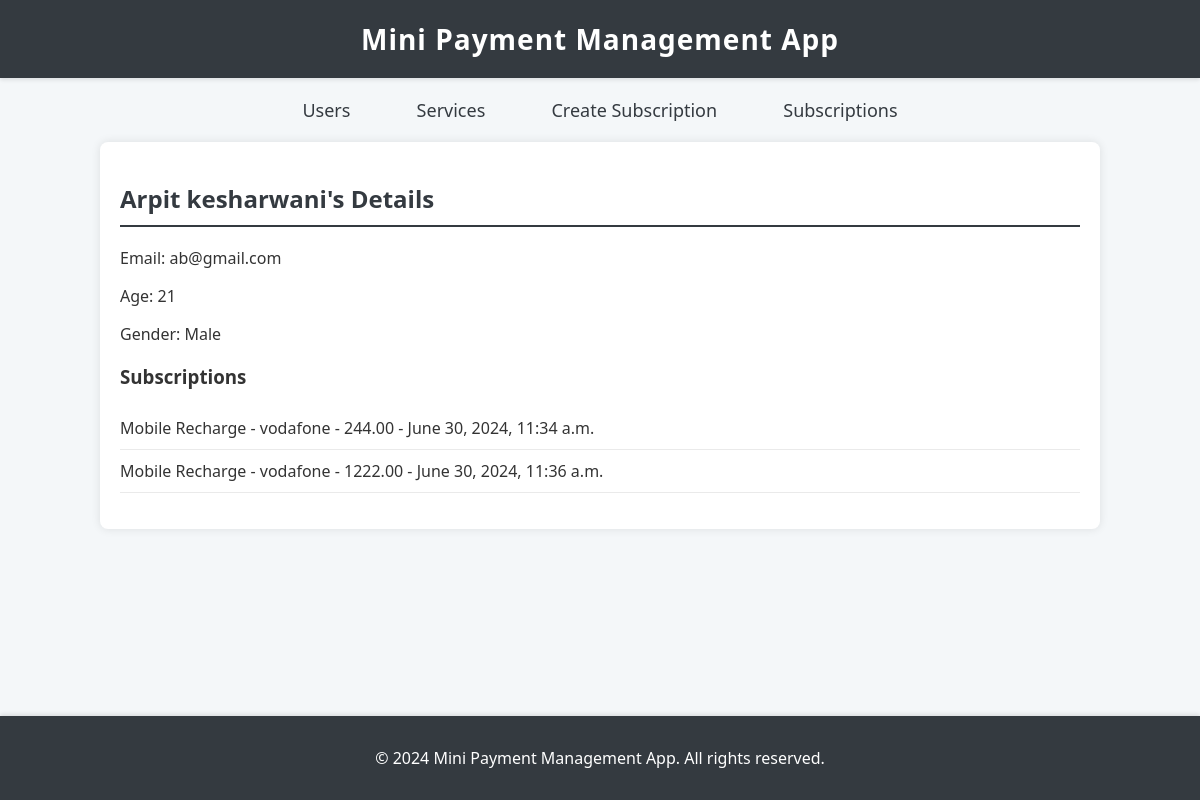
The page /users/1/ on the database its author committed.
### subscriptions/models.py (models this page shows, shortened)
class ServiceUser(models.Model):
    GENDER_CHOICES = [
        ('M', 'Male'),
        ('F', 'Female'),
        ('O', 'Other'),
    ]
    name = models.CharField(max_length=100)
    email = models.EmailField(unique=True)
    age = models.PositiveIntegerField()
    gender = models.CharField(max_length=1, choices=GENDER_CHOICES)

class Subscription(models.Model):
    user = models.ForeignKey(ServiceUser, on_delete=models.CASCADE)
    service = models.ForeignKey(Service, on_delete=models.CASCADE)
    amount = models.DecimalField(max_digits=10, decimal_places=2)
    date_created = models.DateTimeField(auto_now_add=True)
    transaction_id = models.CharField(max_length=20, unique=True)

class Service(models.Model):
    SERVICE_CHOICES = [
        ('MR', 'Mobile Recharge'),
        ('DR', 'DTH Recharge'),
        ('IP', 'Insurance Payment'),
    ]
    PAYMENT_CHOICES = [
        ('UPI', 'UPI'),
        ('IB', 'Internet Banking'),
        ('CP', 'Card Payment'),
    ]
    type = models.CharField(max_length=2, choices=SERVICE_CHOICES, unique=True)
    mode_of_payment = models.CharField(max_length=3, choices=PAYMENT_CHOICES)
    company = models.CharField(max_length=100)
    def __str__(self):
        return f"{self.get_type_display()} - {self.company}"

### subscriptions/views.py (the view)
# urls.py: path('users/<int:pk>/', ServiceUserDetailView.as_view(), name='user_detail'),
class ServiceUserDetailView(DetailView):
    model = ServiceUser
    template_name = 'subscriptions/serviceuser_detail.html'
    context_object_name = 'user'

### subscriptions/templates/subscriptions/serviceuser_detail.html
{% extends 'base.html' %} {% block content %}
<h2>{{ user.name }}'s Details</h2>
<p>Email: {{ user.email }}</p>
<p>Age: {{ user.age }}</p>
<p>Gender: {{ user.get_gender_display }}</p>
<h3>Subscriptions</h3>
<ul>
  {% for subscription in user.subscription_set.all %}
  <li>
    {{ subscription.service }} - {{ subscription.amount }} -
    {{subscription.date_created }}
  </li>
  {% endfor %}
</ul>
{% endblock %}

### subscriptions/templates/base.html (style rules this page uses)
body { font-family: 'Segoe UI', Tahoma, Geneva, Verdana, sans-serif; background-color: #f4f7f9; margin: 0; padding: 0; color: #333; }
h2 { color: #343a40; border-bottom: 2px solid #343a40; padding-bottom: 10px; }
ul { list-style-type: none; padding: 0; }
ul li { padding: 10px 0; border-bottom: 1px solid #eaeaea; }

### rows shown on the page
ServiceUser: name "Arpit kesharwani", email "ab@gmail.com", age "21", gender "Male"
Subscription: service "Mobile Recharge - vodafone", amount "244.00", date_created "June 30, 2024, 11:34 a.m."
Subscription: service "Mobile Recharge - vodafone", amount "1222.00", date_created "June 30, 2024, 11:36 a.m."
